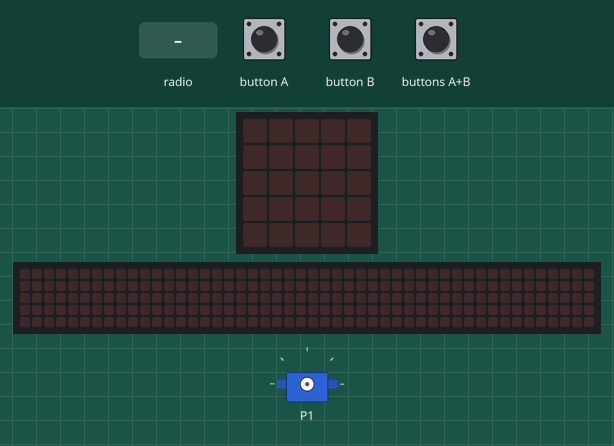
This program was run on a simulated BBC micro:bit (MakeCode). Parts: the board's 5×5 LED display, a strip that is not on the board, showing the scrolling text unrolled, servo. Inputs (shaded band) come from the test bench. The 48×5 strip is a reading aid, not a part: it shows the text the display is scrolling, unrolled, one strip-width of it at a time.

Above: at 1.2 s.
1.3 s: buttons A+B pressed for 0.15 s
At 1.52 s:
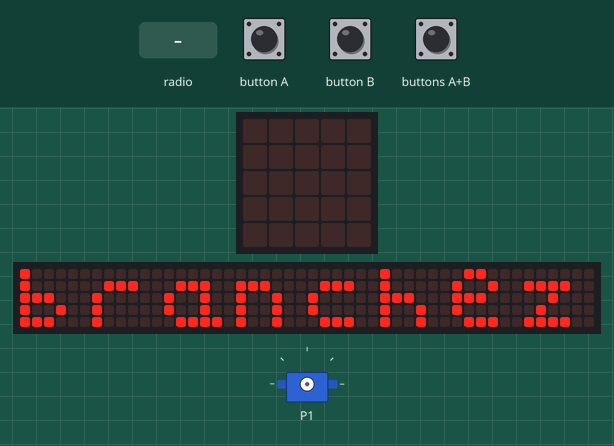
4.3 s: button A pressed for 0.15 s
7.3 s: button B pressed for 0.15 s
At 9.47 s:
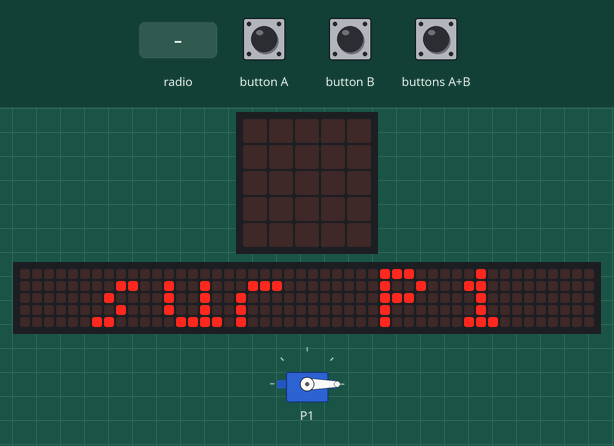
10.3 s: radio message "12" arrives
At 13.1 s:
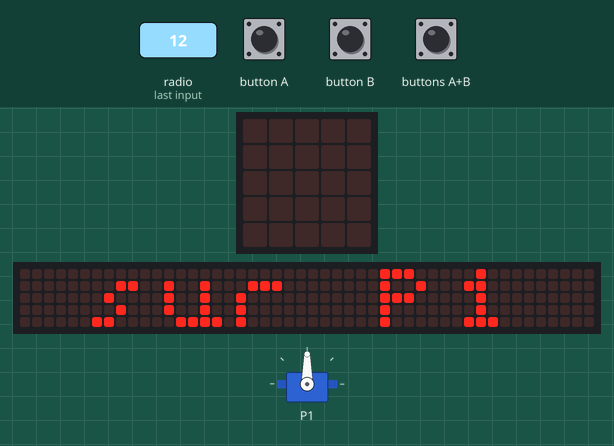
13.3 s: radio message "34" arrives
At 15.92 s:
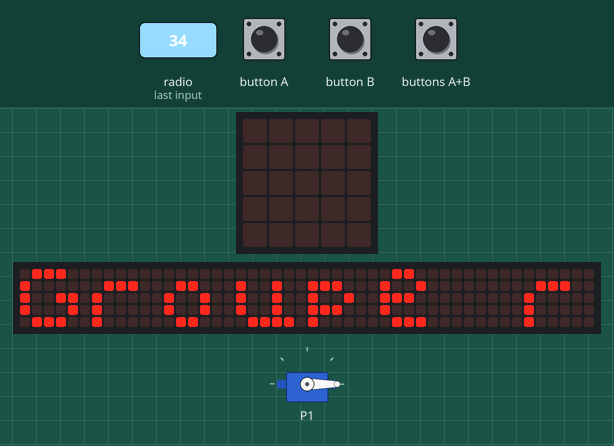
16.3 s: button A pressed for 0.15 s
At 22.1 s:
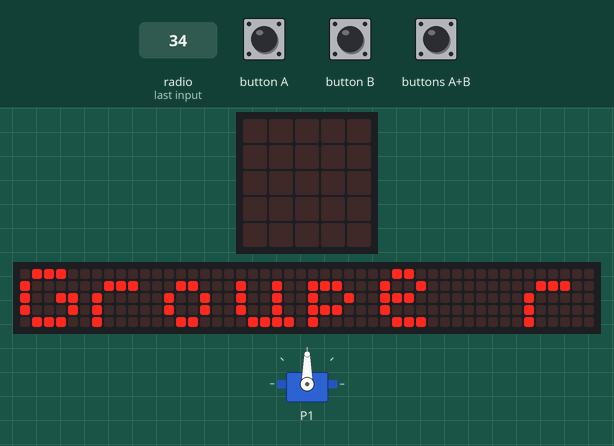
Timing chart, 0 to 23.6 s (numbered marks = the images above; inputs shaded):
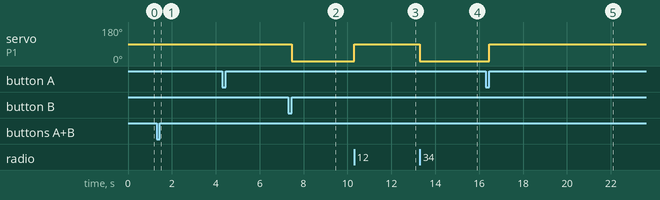

The program:

main.ts
```typescript
radio.onReceivedNumber(function (receivedNumber) {
    if (receivedNumber == 12) {
        pins.servoWritePin(AnalogPin.P1, 90)
    } else if (receivedNumber == 34) {
        pins.servoWritePin(AnalogPin.P1, 0)
    }
})
input.onButtonPressed(Button.A, function () {
    pins.servoWritePin(AnalogPin.P1, 90)
})
input.onButtonPressed(Button.AB, function () {
    basic.showString("branchez sur P1")
    basic.showString("Groupe radio 66")
    basic.showString("ouvrir nombre 12")
    basic.showString("fermer nombre 34")
})
input.onButtonPressed(Button.B, function () {
    pins.servoWritePin(AnalogPin.P1, 0)
})
radio.setGroup(66)
basic.forever(function () {

})
```

test.ts
```typescript
// les tests vont ici ; cela ne sera pas compilé si ce paquet est utilisé en tant qu'extension.
```

Measured:
- after the input at 1.3 s, the display: changes after 0.15 s (image 1)
- after the input at 7.3 s, servo on P1: 90° → 0° after 0.15 s
- after the input at 10.3 s, servo on P1: 0° → 90° at once
- after the input at 13.3 s, servo on P1: 90° → 0° at once
- after the input at 16.3 s, servo on P1: 0° → 90° after 0.15 s
- what the display in image 2 shows lasts 0.4 s, from 9.3 s to 9.7 s
- what the display in image 5 shows lasts 0.6 s, from 21.7 s to 22.3 s
